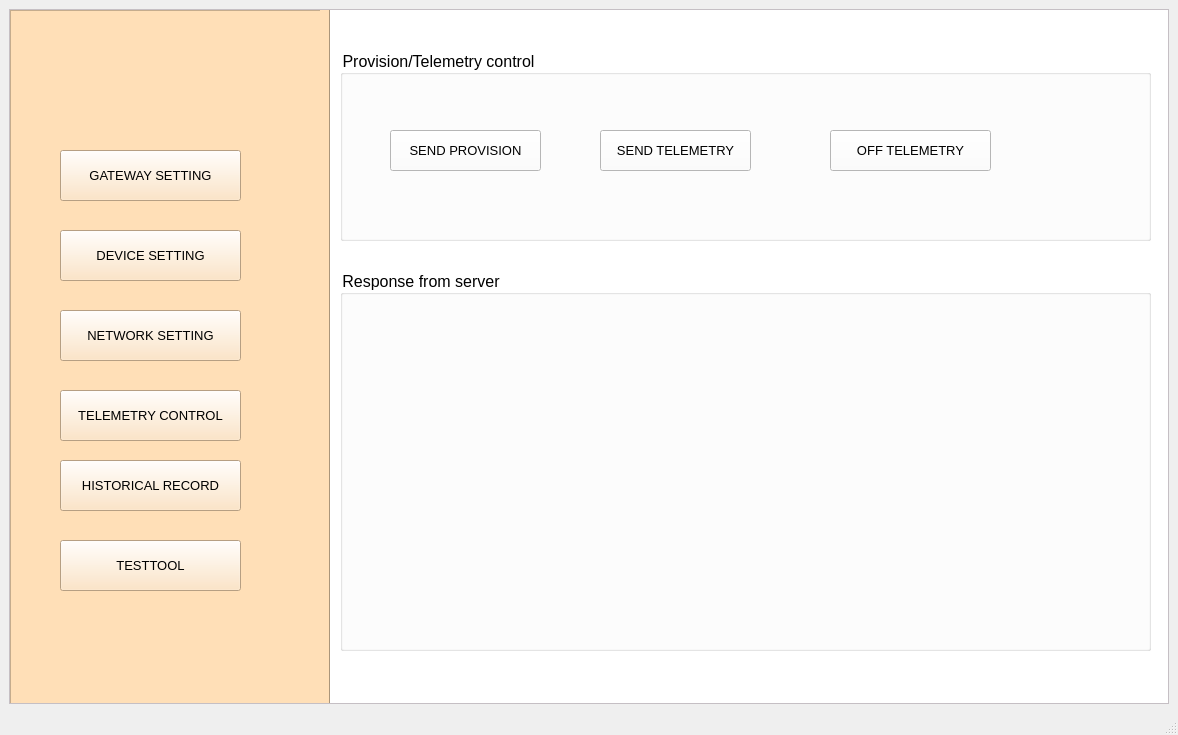
<?xml version="1.0" encoding="UTF-8"?>
<ui version="4.0">
 <class>telemetry</class>
 <widget class="QMainWindow" name="telemetry">
  <property name="geometry">
   <rect>
    <x>0</x>
    <y>0</y>
    <width>1178</width>
    <height>735</height>
   </rect>
  </property>
  <property name="windowTitle">
   <string>TEST TOOL</string>
  </property>
  <widget class="QWidget" name="centralwidget">
   <layout class="QVBoxLayout" name="verticalLayout">
    <item>
     <widget class="QScrollArea" name="scrollArea">
      <property name="styleSheet">
       <string notr="true">background-color:rgb(255, 248, 254)
</string>
      </property>
      <property name="widgetResizable">
       <bool>true</bool>
      </property>
      <widget class="QWidget" name="scrollAreaWidgetContents">
       <property name="geometry">
        <rect>
         <x>0</x>
         <y>0</y>
         <width>1154</width>
         <height>660</height>
        </rect>
       </property>
       <widget class="QFrame" name="list">
        <property name="geometry">
         <rect>
          <x>0</x>
          <y>0</y>
          <width>321</width>
          <height>761</height>
         </rect>
        </property>
        <property name="styleSheet">
         <string notr="true">background-color:rgb(255, 223, 183)</string>
        </property>
        <property name="frameShape">
         <enum>QFrame::StyledPanel</enum>
        </property>
        <property name="frameShadow">
         <enum>QFrame::Raised</enum>
        </property>
        <widget class="QPushButton" name="network">
         <property name="geometry">
          <rect>
           <x>50</x>
           <y>300</y>
           <width>181</width>
           <height>51</height>
          </rect>
         </property>
         <property name="font">
          <font>
           <family>Segoe UI</family>
           <pointsize>10</pointsize>
          </font>
         </property>
         <property name="text">
          <string>NETWORK SETTING</string>
         </property>
        </widget>
        <widget class="QPushButton" name="modbus">
         <property name="geometry">
          <rect>
           <x>50</x>
           <y>140</y>
           <width>181</width>
           <height>51</height>
          </rect>
         </property>
         <property name="font">
          <font>
           <pointsize>10</pointsize>
          </font>
         </property>
         <property name="text">
          <string>GATEWAY SETTING</string>
         </property>
        </widget>
        <widget class="QPushButton" name="devicelist">
         <property name="geometry">
          <rect>
           <x>50</x>
           <y>220</y>
           <width>181</width>
           <height>51</height>
          </rect>
         </property>
         <property name="font">
          <font>
           <pointsize>10</pointsize>
          </font>
         </property>
         <property name="text">
          <string>DEVICE SETTING</string>
         </property>
        </widget>
        <widget class="QPushButton" name="testtool">
         <property name="geometry">
          <rect>
           <x>50</x>
           <y>450</y>
           <width>181</width>
           <height>51</height>
          </rect>
         </property>
         <property name="font">
          <font>
           <pointsize>10</pointsize>
          </font>
         </property>
         <property name="text">
          <string>HISTORICAL RECORD</string>
         </property>
        </widget>
        <widget class="Line" name="line">
         <property name="geometry">
          <rect>
           <x>310</x>
           <y>0</y>
           <width>20</width>
           <height>761</height>
          </rect>
         </property>
         <property name="font">
          <font>
           <weight>50</weight>
           <bold>false</bold>
          </font>
         </property>
         <property name="orientation">
          <enum>Qt::Vertical</enum>
         </property>
        </widget>
        <widget class="QPushButton" name="testtool_2">
         <property name="geometry">
          <rect>
           <x>50</x>
           <y>530</y>
           <width>181</width>
           <height>51</height>
          </rect>
         </property>
         <property name="font">
          <font>
           <pointsize>10</pointsize>
          </font>
         </property>
         <property name="text">
          <string>TESTTOOL</string>
         </property>
        </widget>
        <widget class="QPushButton" name="testtool_3">
         <property name="geometry">
          <rect>
           <x>50</x>
           <y>380</y>
           <width>181</width>
           <height>51</height>
          </rect>
         </property>
         <property name="font">
          <font>
           <pointsize>10</pointsize>
          </font>
         </property>
         <property name="text">
          <string>TELEMETRY CONTROL</string>
         </property>
        </widget>
        <zorder>modbus</zorder>
        <zorder>devicelist</zorder>
        <zorder>testtool</zorder>
        <zorder>line</zorder>
        <zorder>network</zorder>
        <zorder>testtool_2</zorder>
        <zorder>testtool_3</zorder>
       </widget>
       <widget class="QFrame" name="seial_workspace">
        <property name="geometry">
         <rect>
          <x>320</x>
          <y>0</y>
          <width>1001</width>
          <height>761</height>
         </rect>
        </property>
        <property name="styleSheet">
         <string notr="true">background-color:rgb(255, 255, 255)</string>
        </property>
        <widget class="QGroupBox" name="groupBox_2">
         <property name="geometry">
          <rect>
           <x>10</x>
           <y>40</y>
           <width>811</width>
           <height>191</height>
          </rect>
         </property>
         <property name="font">
          <font>
           <pointsize>12</pointsize>
           <underline>false</underline>
          </font>
         </property>
         <property name="title">
          <string>Provision/Telemetry control</string>
         </property>
         <widget class="QPushButton" name="connect_2">
          <property name="geometry">
           <rect>
            <x>50</x>
            <y>80</y>
            <width>151</width>
            <height>41</height>
           </rect>
          </property>
          <property name="font">
           <font>
            <pointsize>10</pointsize>
           </font>
          </property>
          <property name="text">
           <string>SEND PROVISION</string>
          </property>
         </widget>
         <widget class="QPushButton" name="connect_3">
          <property name="geometry">
           <rect>
            <x>260</x>
            <y>80</y>
            <width>151</width>
            <height>41</height>
           </rect>
          </property>
          <property name="font">
           <font>
            <pointsize>10</pointsize>
           </font>
          </property>
          <property name="text">
           <string>SEND TELEMETRY</string>
          </property>
         </widget>
         <widget class="QPushButton" name="connect_4">
          <property name="geometry">
           <rect>
            <x>490</x>
            <y>80</y>
            <width>161</width>
            <height>41</height>
           </rect>
          </property>
          <property name="font">
           <font>
            <pointsize>10</pointsize>
           </font>
          </property>
          <property name="text">
           <string>OFF TELEMETRY</string>
          </property>
         </widget>
        </widget>
        <widget class="QGroupBox" name="groupBox_3">
         <property name="geometry">
          <rect>
           <x>10</x>
           <y>260</y>
           <width>811</width>
           <height>381</height>
          </rect>
         </property>
         <property name="font">
          <font>
           <pointsize>12</pointsize>
           <underline>false</underline>
          </font>
         </property>
         <property name="title">
          <string>Response from server</string>
         </property>
        </widget>
       </widget>
      </widget>
     </widget>
    </item>
   </layout>
  </widget>
  <widget class="QStatusBar" name="statusbar"/>
  <widget class="QMenuBar" name="menubar">
   <property name="geometry">
    <rect>
     <x>0</x>
     <y>0</y>
     <width>1178</width>
     <height>26</height>
    </rect>
   </property>
  </widget>
 </widget>
 <resources/>
 <connections/>
</ui>
